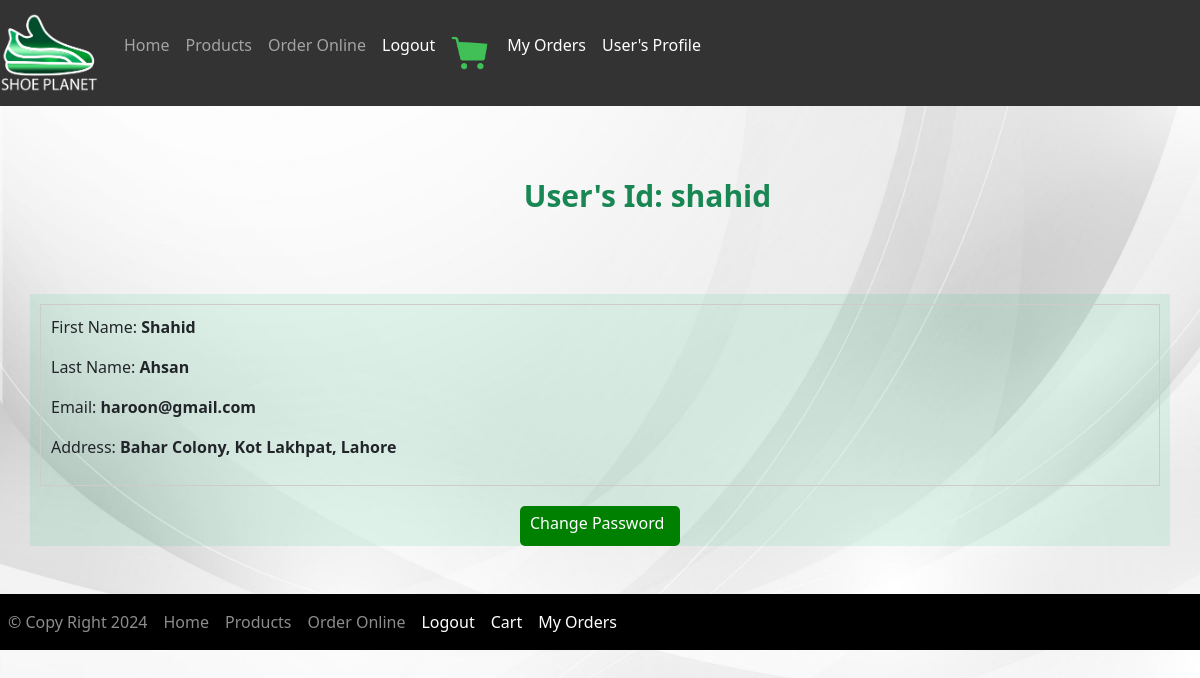
Screenshot of /profile/ (signed in) with the database file from the repository.
### customer/models.py (models this page shows)
class User(AbstractUser):
    address = models.TextField(default = 'No address')

### customer/views.py (the view)
# urls.py: path('profile/', user_profile, name='user_profile'),
@login_required
def user_profile(request):
    user_info = { 'user': request.user}
    return render(request, 'customer/profile.html', user_info)

### customer/templates/customer/profile.html (shortened to what this page needs)
{% extends 'customer/base.html' %}
{% load static %}
{% block content %}
<div>
    <div class="container mb-5">
        <div class="row justify-content-center mt-5">
            <div class="col-md-8 col-sm-12 offset-md-1 p-4 text-center text-success">
                <h3 style="font-size: 30px"><b>User's Id: {{ user}}</b></h3>
            </div>
        </div>
    </div>
</div>
<div class="container mb-5" style="background-color: rgba(7, 191, 115, 0.1); color:white;">
    <div class="row justify-content-center mt-5">
        <div class="product-list text-dark">
            <div class="product-item">
                <p>First Name: <b> {{ user.first_name }} </b>
                </p>
                <p>Last Name: <b>{{ user.last_name }} </b></p>
                <p>Email: <b>{{ user.email }} </b></p>
                <p>Address: <b>{{ user.address }} </b></p>
            </div>
        </div>
        <a class="buy-now-button" style="height:40px;width:160px; background-color:green;"
            href="{% url 'changepass' %}">Change Password</a>
    </div>
</div>
{% endblock content %}

### customer/templates/customer/profile.html (style rules this page uses)
body { background-image: url('/static/customer/images/bg.jpg'); background-repeat: no-repeat; color: white; background-attachment: fixed; background-size: cover; }
.product-list { display: flex; flex-wrap: wrap; justify-content: space-between; list-style: none; padding: 0; }
.product-item { flex: 1; margin: 10px; border: 1px solid #ccc; padding: 10px; text-align: left; }
.buy-now-button { display: block; margin-top: 10px; background-color: #007bff; color: #fff; text-decoration: none; padding: 5px 10px; border-radius: 5px; }

### rows the page displays
User: username "shahid", first_name "Shahid", last_name "Ahsan", email "haroon@gmail.com", address "Bahar Colony, Kot Lakhpat, Lahore"
